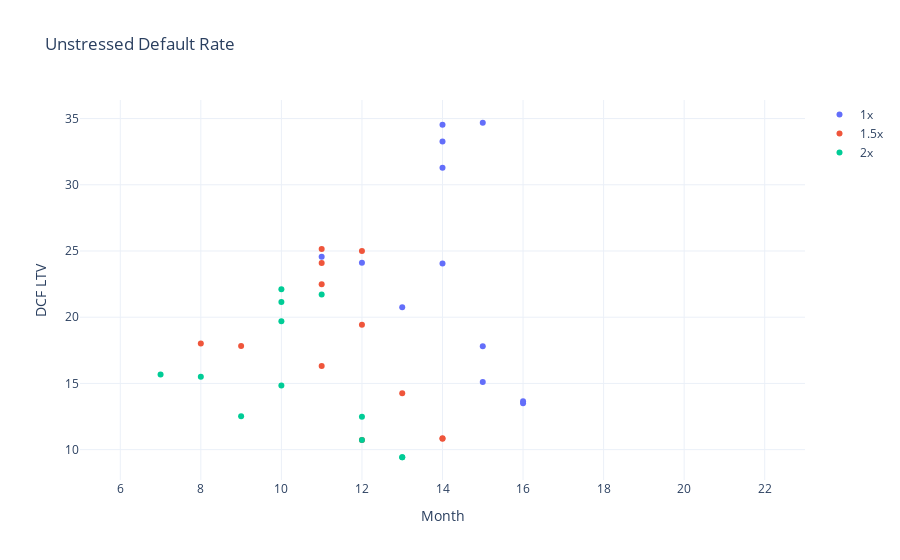

Notebook code cell kept with this figure:
### Code cell
fig1 = go.Figure([go.Scatter(name='1x', x=payback_results1['Payback Period (1)'], 
                            y=payback_results1['Payback Amount (1)'], mode='markers'),
                  go.Scatter(name='1.5x', x=payback_results1['Payback Period (1.5)'], 
                            y=payback_results1['Payback Amount (1.5)'], mode='markers'),
                 go.Scatter(name='2x', x=payback_results1['Payback Period (2)'], 
                            y=payback_results1['Payback Amount (2)'], mode='markers')
                ])

fig1.update_layout(title='Unstressed Default Rate')
fig1.update_layout(xaxis=dict(title='Month', range=[5, 23]), yaxis=dict(title='DCF LTV'))

fig2 = go.Figure([go.Scatter(name='1x', x=payback_results2['Payback Period (1)'], 
                            y=payback_results2['Payback Amount (1)'], mode='markers'),
                  go.Scatter(name='1.5x', x=payback_results2['Payback Period (1.5)'], 
                            y=payback_results2['Payback Amount (1.5)'], mode='markers'),
                 go.Scatter(name='2x', x=payback_results2['Payback Period (2)'], 
                            y=payback_results2['Payback Amount (2)'], mode='markers')
                ])

fig2.update_layout(title='+1% Default Rate')
fig2.update_layout(xaxis=dict(title='Month', range=[5, 23]), yaxis=dict(title='DCF LTV'))

fig1.show()
fig2.show()

### Figure 1 — Plotly figure (JSON) as saved in the notebook; plotly's stock layout.template omitted (floating-point values rounded to 4 significant figures)
{"data": [{"mode": "markers", "name": "1x", "type": "scatter", "x": [11, 12, 13, 15, 16, 16, 15, 14, 14, 14, 14, 15], "y": [24.57, 24.11, 20.75, 15.11, 13.51, 13.65, 17.81, 24.06, 34.54, 33.27, 31.28, 34.68]}, {"mode": "markers", "name": "1.5x", "type": "scatter", "x": [8, 9, 11, 12, 14, 14, 13, 12, 11, 11, 11, 12], "y": [18.02, 17.83, 16.31, 10.73, 10.82, 10.87, 14.26, 19.43, 25.14, 24.1, 22.5, 24.99]}, {"mode": "markers", "name": "2x", "type": "scatter", "x": [7, 8, 9, 12, 13, 13, 12, 10, 10, 10, 10, 11], "y": [15.68, 15.51, 12.52, 10.73, 9.433, 9.425, 12.48, 14.85, 22.12, 21.15, 19.69, 21.72]}], "layout": {"title": {"text": "Unstressed Default Rate"}, "xaxis": {"range": [5, 23], "title": {"text": "Month"}}, "yaxis": {"title": {"text": "DCF LTV"}}}}
